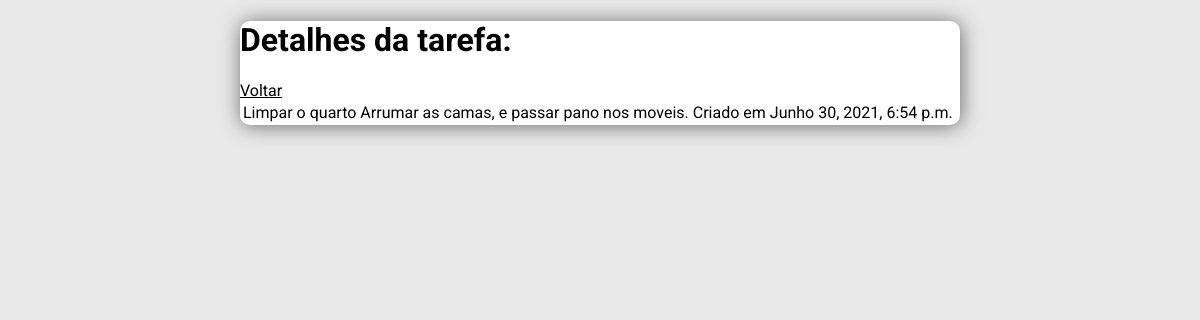
Screenshot of /tarefa/16 (signed in) with the database file from the repository.
### Tarefas/models.py (models this page shows, shortened)
class Tarefas(models.Model):
    user = models.ForeignKey(User, on_delete=models.CASCADE,null=True,blank=True)
    titulo = models.CharField(max_length=200)
    descricao = models.TextField(null=True, blank=True)
    completa = models.BooleanField(default=False)
    data_de_criacao = models.DateTimeField(auto_now_add=True)
    class Meta:
        ordering = ['completa']

### Tarefas/views.py (the view)
# urls.py: path('tarefa/<int:pk>',TarefasDetail.as_view(),name='detalhetarefa'),
class TarefasDetail(LoginRequiredMixin,DetailView):
    model = Tarefas
    context_object_name = 'Tarefas'

### Tarefas/templates/Tarefas/tarefas_detail.html
{% extends 'Tarefas/main.html' %}
{% block content %}
    <H1>Detalhes da tarefa:</H1>
    <a href="{% url 'listatarefa' %}">Voltar</a>
    <table>
        <tr>
            <td>{{Tarefas.titulo}}</td>
            <td>{{Tarefas.descricao}}</td>
            <td>Criado em {{Tarefas.data_de_criacao}}</td>
        </tr>
    </table>
{% endblock %}

### Tarefas/static/Tarefas/style.css (style rules this page uses)
.body { font-family: 'Roboto', sans-serif; background-color: rgb(232, 232, 232); margin-top: 20px; }
a { color: rgb(0, 0, 0); }

### rows the page displays
Tarefas: titulo "Limpar o quarto", descricao "Arrumar as camas, e passar pano nos moveis.", data_de_criacao "Junho 30, 2021, 6:54 p.m."
